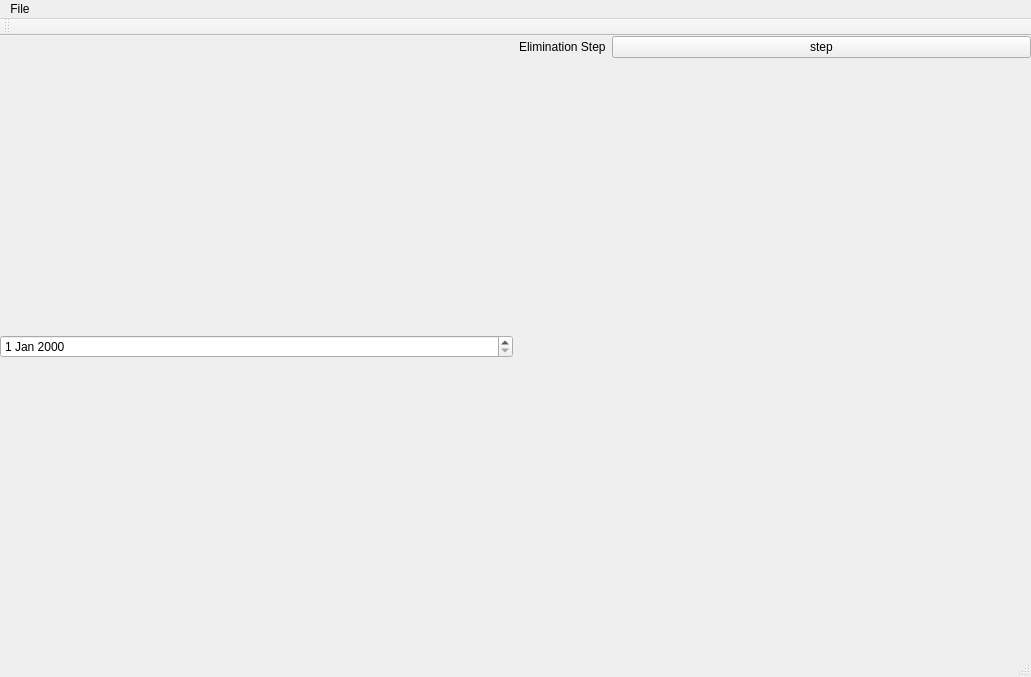
<?xml version="1.0" encoding="UTF-8"?>
<ui version="4.0">
 <class>MainWindow</class>
 <widget class="QMainWindow" name="MainWindow">
  <property name="geometry">
   <rect>
    <x>0</x>
    <y>0</y>
    <width>1031</width>
    <height>677</height>
   </rect>
  </property>
  <property name="minimumSize">
   <size>
    <width>0</width>
    <height>677</height>
   </size>
  </property>
  <property name="windowTitle">
   <string>MainWindow</string>
  </property>
  <widget class="QWidget" name="centralwidget">
   <widget class="QWidget" name="horizontalLayoutWidget">
    <property name="geometry">
     <rect>
      <x>0</x>
      <y>0</y>
      <width>1031</width>
      <height>621</height>
     </rect>
    </property>
    <layout class="QHBoxLayout" name="horizontalLayout">
     <item>
      <widget class="QDateEdit" name="dateEdit"/>
     </item>
     <item>
      <layout class="QFormLayout" name="formLayout">
       <item row="0" column="0">
        <widget class="QLabel" name="label">
         <property name="text">
          <string>Elimination Step</string>
         </property>
        </widget>
       </item>
       <item row="0" column="1">
        <widget class="QPushButton" name="pushButton">
         <property name="text">
          <string>step</string>
         </property>
        </widget>
       </item>
      </layout>
     </item>
    </layout>
   </widget>
  </widget>
  <widget class="QMenuBar" name="menubar">
   <property name="geometry">
    <rect>
     <x>0</x>
     <y>0</y>
     <width>1031</width>
     <height>31</height>
    </rect>
   </property>
   <widget class="QMenu" name="menuFile">
    <property name="title">
     <string>File</string>
    </property>
    <addaction name="actionOpen_sudoku"/>
   </widget>
   <addaction name="menuFile"/>
  </widget>
  <widget class="QStatusBar" name="statusbar"/>
  <widget class="QToolBar" name="toolBar">
   <property name="windowTitle">
    <string>toolBar</string>
   </property>
   <attribute name="toolBarArea">
    <enum>TopToolBarArea</enum>
   </attribute>
   <attribute name="toolBarBreak">
    <bool>true</bool>
   </attribute>
  </widget>
  <action name="actionOpen_sudoku">
   <property name="text">
    <string>open sudoku</string>
   </property>
  </action>
 </widget>
 <resources/>
 <connections/>
</ui>
